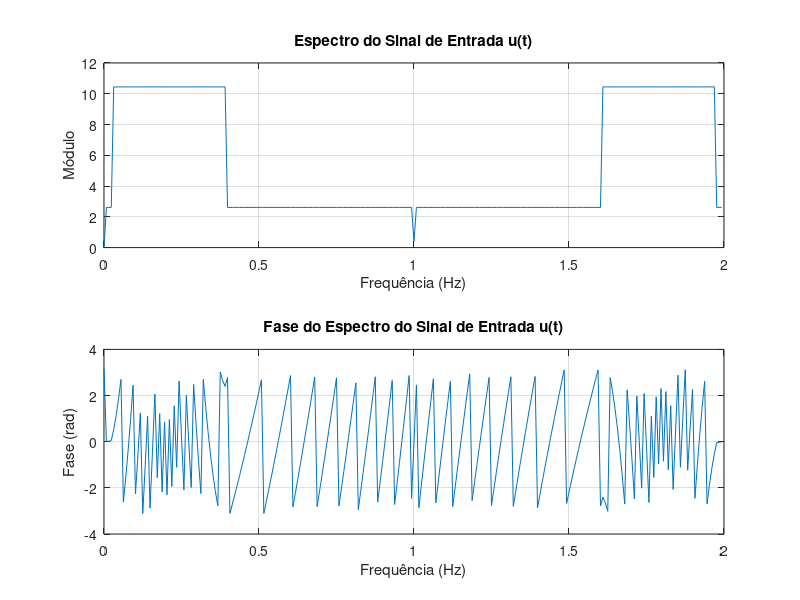

Reproduce this figure in MATLAB.
pkg load signal

% Carregar os dados do arquivo
data = load('trabalho4-2023-1.mat');
u = data.u;
t = data.t;

% Frequência de amostragem (fs) e período de amostragem (T)
fs = 2; % Hz
T = 1 / fs;

% Calcula o espectro do sinal de entrada u(t) usando a FFT
U = fft(u);

% Vetor de frequências para o eixo x
frequencies = (0:length(U) - 1) * (fs / length(U));

% Módulo do espectro do sinal de entrada
modulo_U = abs(U);

% Fase do espectro do sinal de entrada
fase_U = angle(U);

% Plot do espectro do sinal de entrada (módulo e fase)
figure;
subplot(2, 1, 1);
plot(frequencies, modulo_U);
xlabel('Frequência (Hz)');
ylabel('Módulo');
title('Espectro do Sinal de Entrada u(t)');
grid on;

subplot(2, 1, 2);
plot(frequencies, fase_U);
xlabel('Frequência (Hz)');
ylabel('Fase (rad)');
title('Fase do Espectro do Sinal de Entrada u(t)');
grid on;
